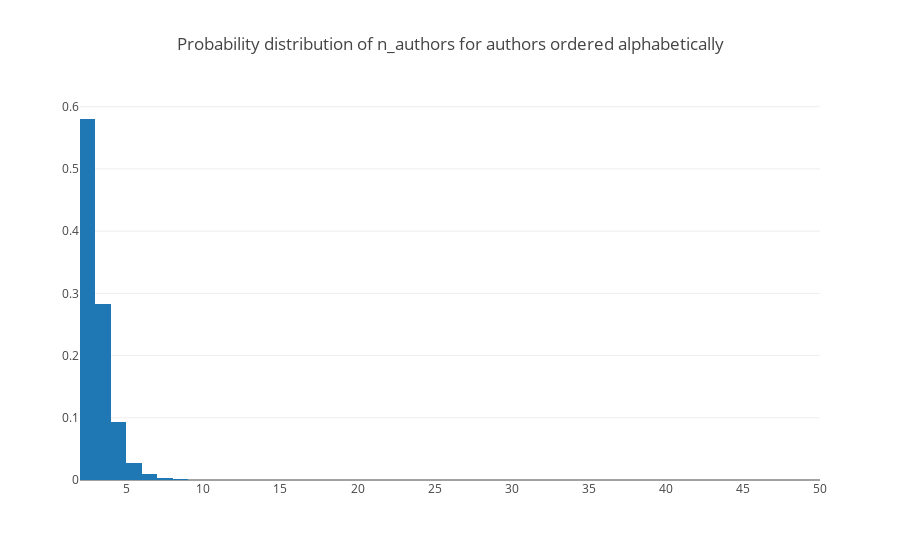

The cell this chart's notebook holds for it:
### Code cell
trace = go.Histogram(x=author_lists[(author_lists.isOrdered == True)]['n_authors'], 
                     histnorm='probability',
                     xbins=dict(start=1,
                                size=1,
                                end=np.max(author_lists[(author_lists.isOrdered == True)]['n_authors'])))

layout = go.Layout(title="Probability distribution of n_authors for authors ordered alphabetically")

fig = go.Figure(data=[trace], layout=layout)
plotly.offline.iplot(fig)

### Figure 1 — Plotly figure (JSON) as saved in the notebook; plotly's stock layout.template omitted (floating-point values rounded to 4 significant figures; data arrays with more than 128 entries replaced by an {"elided": "..."} marker saying what was removed)
{"data": [{"histnorm": "probability", "type": "histogram", "uid": "7ce4f8e8-6f60-4400-837b-d2f9187057f8", "x": {"elided": "128129 int values"}, "xbins": {"end": 84, "size": 1, "start": 1}}], "layout": {"title": "Probability distribution of n_authors for authors ordered alphabetically"}}
